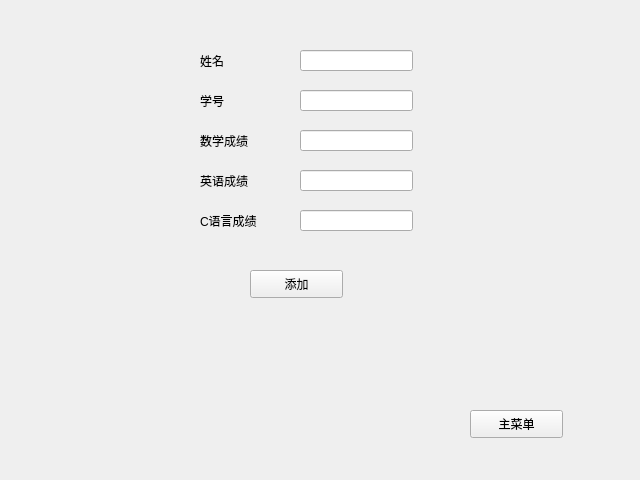
<?xml version="1.0" encoding="UTF-8"?>
<ui version="4.0">
 <class>AddStudentWidget</class>
 <widget class="QWidget" name="AddStudentWidget">
  <property name="geometry">
   <rect>
    <x>0</x>
    <y>0</y>
    <width>640</width>
    <height>480</height>
   </rect>
  </property>
  <property name="windowTitle">
   <string>Form</string>
  </property>
  <widget class="QPushButton" name="returnButton">
   <property name="geometry">
    <rect>
     <x>470</x>
     <y>410</y>
     <width>93</width>
     <height>28</height>
    </rect>
   </property>
   <property name="text">
    <string>主菜单</string>
   </property>
  </widget>
  <widget class="QLabel" name="nameLabel">
   <property name="geometry">
    <rect>
     <x>200</x>
     <y>50</y>
     <width>72</width>
     <height>21</height>
    </rect>
   </property>
   <property name="text">
    <string>姓名</string>
   </property>
  </widget>
  <widget class="QLineEdit" name="nameLineEdit">
   <property name="geometry">
    <rect>
     <x>300</x>
     <y>50</y>
     <width>113</width>
     <height>21</height>
    </rect>
   </property>
  </widget>
  <widget class="QLineEdit" name="idLineEdit">
   <property name="geometry">
    <rect>
     <x>300</x>
     <y>90</y>
     <width>113</width>
     <height>21</height>
    </rect>
   </property>
  </widget>
  <widget class="QLabel" name="idLabel">
   <property name="geometry">
    <rect>
     <x>200</x>
     <y>90</y>
     <width>72</width>
     <height>21</height>
    </rect>
   </property>
   <property name="text">
    <string>学号</string>
   </property>
  </widget>
  <widget class="QLabel" name="mathLabel">
   <property name="geometry">
    <rect>
     <x>200</x>
     <y>130</y>
     <width>72</width>
     <height>21</height>
    </rect>
   </property>
   <property name="text">
    <string>数学成绩</string>
   </property>
  </widget>
  <widget class="QLineEdit" name="mathLineEdit">
   <property name="geometry">
    <rect>
     <x>300</x>
     <y>130</y>
     <width>113</width>
     <height>21</height>
    </rect>
   </property>
  </widget>
  <widget class="QLabel" name="enLabel">
   <property name="geometry">
    <rect>
     <x>200</x>
     <y>170</y>
     <width>72</width>
     <height>21</height>
    </rect>
   </property>
   <property name="text">
    <string>英语成绩</string>
   </property>
  </widget>
  <widget class="QLineEdit" name="enLineEdit">
   <property name="geometry">
    <rect>
     <x>300</x>
     <y>170</y>
     <width>113</width>
     <height>21</height>
    </rect>
   </property>
  </widget>
  <widget class="QLabel" name="cLabel">
   <property name="geometry">
    <rect>
     <x>200</x>
     <y>210</y>
     <width>81</width>
     <height>21</height>
    </rect>
   </property>
   <property name="text">
    <string>C语言成绩</string>
   </property>
  </widget>
  <widget class="QLineEdit" name="cLineEdit">
   <property name="geometry">
    <rect>
     <x>300</x>
     <y>210</y>
     <width>113</width>
     <height>21</height>
    </rect>
   </property>
  </widget>
  <widget class="QPushButton" name="addButton">
   <property name="geometry">
    <rect>
     <x>250</x>
     <y>270</y>
     <width>93</width>
     <height>28</height>
    </rect>
   </property>
   <property name="text">
    <string>添加</string>
   </property>
  </widget>
 </widget>
 <resources/>
 <connections/>
</ui>
